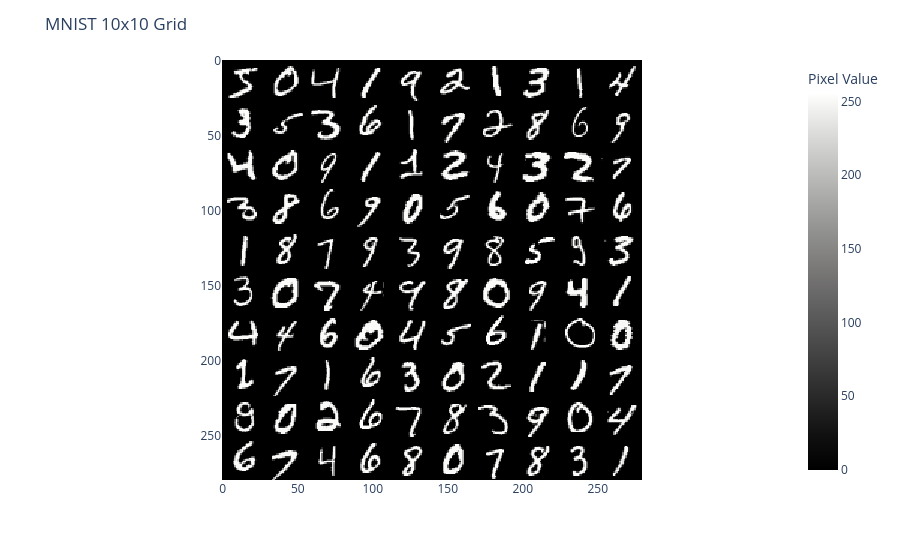

The notebook cell saved with this chart:
### Markdown cell above
# <u>Digit classification</u>


**Goal:Classify handwritten digits ranging from 0 to 9 $\Rightarrow g=$ 10 class classification** 

<div style="display: flex; justify-content: center; gap: 10px;">
  <img src="pics/1.png" width="500"/>
</div>

Each data point/image has 28 $\times$ 28 pixels so 784 pixels in total. Each pixel value lies between 0 and 255 with 0 being a fully black pixel and 255 a fully white pixel.

<div style="display: flex; justify-content: center; gap: 10px;">
  <img src="pics/2.png" width="500"/>
</div>

### Code cell
# Load MNIST
mnist = MNIST(root="./data",train=True,download=True)

# Create 10x10 grid
rows = 10
cols = 10
img_size = 28

canvas = np.ones((rows * img_size, cols * img_size)) * 255

for i in range(rows):
    for j in range(cols):
        idx = i * cols + j
        image, label = mnist[idx]
        image = np.array(image)
        canvas[i*img_size:(i+1)*img_size,j*img_size:(j+1)*img_size] = image

# Plot with Plotly
fig = px.imshow(canvas,color_continuous_scale="gray",aspect="equal")
fig.update_layout(title="MNIST 10x10 Grid",coloraxis_colorbar_title="Pixel Value")

fig.show()

### Figure 1 — Plotly figure (JSON) as saved in the notebook; plotly's stock layout.template omitted (floating-point values rounded to 4 significant figures; data arrays with more than 128 entries replaced by an {"elided": "..."} marker saying what was removed)
{"data": [{"coloraxis": "coloraxis", "hovertemplate": "x: %{x}<br>y: %{y}<br>color: %{z}<extra></extra>", "name": "0", "type": "heatmap", "xaxis": "x", "yaxis": "y", "z": {"elided": "280x280 float values"}}], "layout": {"coloraxis": {"colorbar": {"title": {"text": "Pixel Value"}}, "colorscale": [[0, "rgb(0, 0, 0)"], [0.09091, "rgb(16, 16, 16)"], [0.1818, "rgb(38, 38, 38)"], [0.2727, "rgb(59, 59, 59)"], [0.3636, "rgb(81, 80, 80)"], [0.4545, "rgb(102, 101, 101)"], [0.5455, "rgb(124, 123, 122)"], [0.6364, "rgb(146, 146, 145)"], [0.7273, "rgb(171, 171, 170)"], [0.8182, "rgb(197, 197, 195)"], [0.9091, "rgb(224, 224, 223)"], [1, "rgb(254, 254, 253)"]]}, "margin": {"t": 60}, "title": {"text": "MNIST 10x10 Grid"}, "xaxis": {"anchor": "y", "constrain": "domain", "domain": [0, 1], "scaleanchor": "y"}, "yaxis": {"anchor": "x", "autorange": "reversed", "constrain": "domain", "domain": [0, 1]}}}
